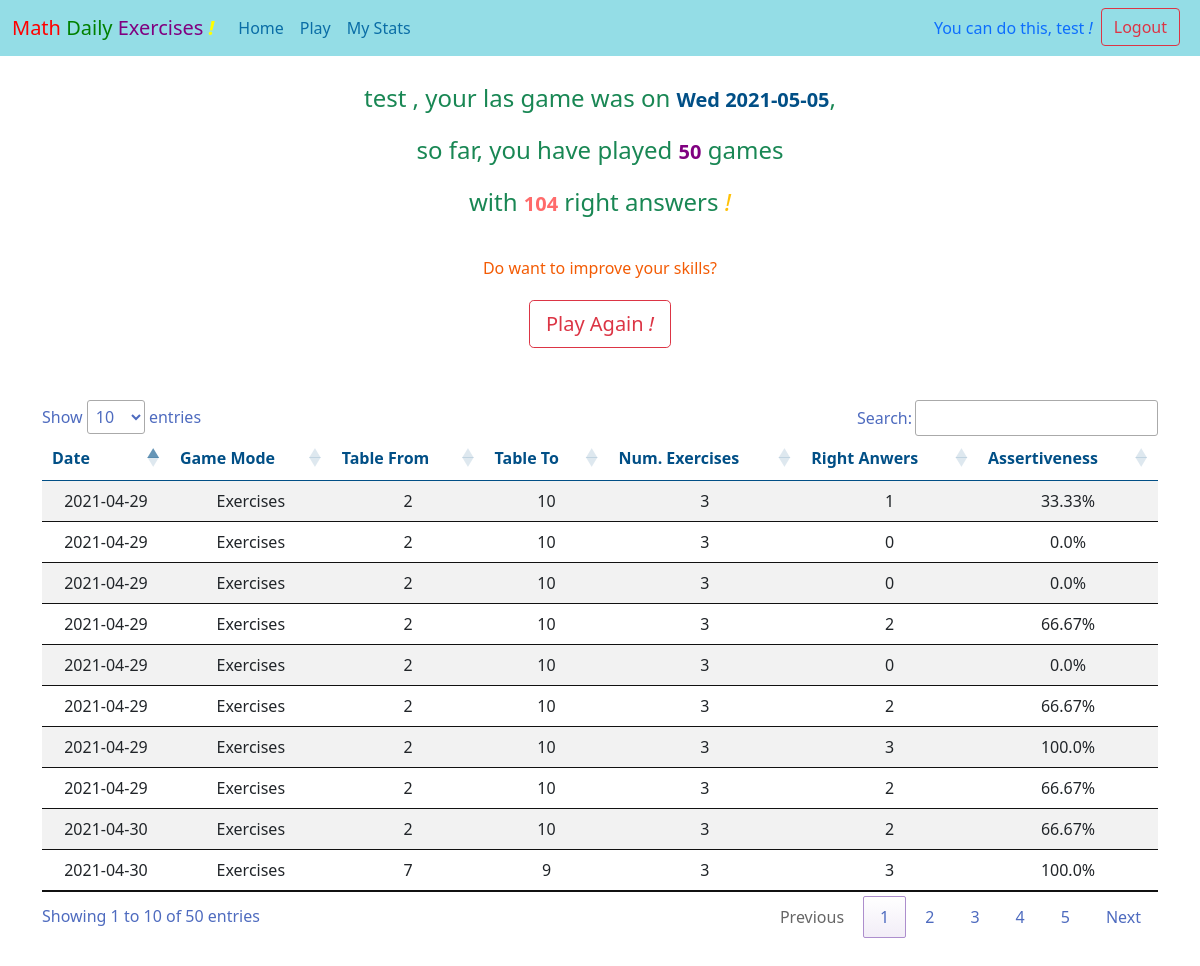
The app's page /stats (signed in) with its own data.
### mde/models.py (models this page shows, shortened)
class User(db.Model, UserMixin):
    id = db.Column(db.Integer, primary_key=True)
    username = db.Column(db.String(length=30), nullable=False, unique=True)
    email_address = db.Column(db.String(length=50),
                              nullable=False, unique=True)
    password_hash = db.Column(db.String(length=60), nullable=False)
    parent_email_address = db.Column(
        db.String(length=50), nullable=True, default=None)
    games_played = db.Column(db.Integer, nullable=True, default=0)
    right_answers = db.Column(db.Integer, nullable=True, default=0)
    last_played = db.Column(db.DateTime, nullable=True,
                            default=datetime.utcnow)
    games = db.relationship('Game', backref='user', lazy=True)
    @property
    def password(self):
        return self.password
    def get_last_played_date(self):
        return self.last_played.strftime('%a %Y-%m-%d')

class Game(db.Model, UserMixin):
    id = db.Column(db.Integer, primary_key=True)
    date = db.Column(db.DateTime, nullable=False, default=datetime.utcnow)
    range_from = db.Column(db.Integer, nullable=False)
    range_to = db.Column(db.Integer, nullable=False)
    amount = db.Column(db.Integer, nullable=False)
    mode = db.Column(db.String(length=10), nullable=False)
    right_answers = db.Column(db.Integer, nullable=False)
    assertiveness = db.Column(db.Float, nullable=False)
    user_id = db.Column(db.Integer, db.ForeignKey('user.id'), nullable=False)
    def get_date(self):
        return self.date.strftime('%Y-%m-%d')

### mde/routes.py (the view)
@app.route('/stats')
@login_required
def stats_page():
    return render_template('stats.html')

### mde/models.py (called while the page is built)
@login_manager.user_loader
def load_user(user_id):
    return User.query.get(int(user_id))

### mde/templates/stats.html (shortened to what this page needs)
{% extends 'base.html' %}
{% block head %}
<link rel="stylesheet" type="text/css" href="{{ url_for('static',filename='styles/styles.css') }}">
{% endblock %}
{% block content %}
    <link rel="stylesheet" href="http://cdn.datatables.net/1.10.2/css/jquery.dataTables.min.css">
    <div class="position-relative overflow-hidden fs-4 p-3 mt-2 text-center  text-success " >
        <p>
            {{ current_user.username }} ,
            your las game was on
            <label class="text fs-5 fw-bolder navy-blue " > {{ current_user.get_last_played_date() }}  </label>,
        </p>
        <p>
            so far, you have played
            <label class="text fs-5 fw-bolder" style="color:purple"> {{ current_user.games_played }}  </label>
            games
        </p>
        <p>
            with
            <label class="text fs-5 fw-bolder salmon" > {{ current_user.right_answers }}  </label>
            right answers
            <em class="text-warning">!</em>
        </p>
    </div>
    <div class="container d-flex flex-column p-1 " >
        <div class="  d-flex justify-content-center ">
            <p class="  text fs-6 light-salmon ">
                Do want to improve your skills?
            </p>
        </div>
        <div class="pt-1 d-flex justify-content-center " >
            <a class=" btn btn-lg btn-outline-danger "  href="{{ url_for('play_page') }}">Play Again <em>!</em> </a>
        </div>
    </div>
    <div class="container pt-5  pb-5">
        <table id="myTable"  class="table table-striped  table-sm   text-center  " >
            <thead class=" navy-blue ">
                <tr>
                    <th scope="col">Date</th>
                    <th scope="col">Game Mode</th>
                    <th scope="col">Table From</th>
                    <th scope="col">Table To</th>
                    <th scope="col">Num. Exercises</th>
                    <th scope="col">Right Anwers</th>
                    <th scope="col">Assertiveness</th>
                </tr>
            </thead>
            <tbody  >
                {% for game in current_user.games %}
                    <tr>
                        <td>
                            {{ game.get_date() }}
                        </td>
                        <td>
                          {{ game.mode }}
                      </td>
                        <td >
                            {{ game.range_from }}
                        </td>
                        <td >
                            {{ game.range_to }}
                        </td>
                        <td >
                            {{ game.amount }}
                        </td>
                        <td >
                            {{ game.right_answers }}
                        </td>
                        <td >
                            {{ game.assertiveness }}%
                        </td>
                    </tr>
                {% endfor%}
            </tbody>
        </table>
    </div>
{% endblock %}

### mde/templates/base.html (shortened to what this page needs)
<!DOCTYPE html>
<html lang="en">
    <head>
        <link href="https://cdn.jsdelivr.net/npm/bootstrap@5.0.0-beta3/dist/css/bootstrap.min.css" rel="stylesheet">
        <link rel="stylesheet" href="https://cdn.jsdelivr.net/npm/bootstrap-icons@1.4.1/font/bootstrap-icons.css">
        {% block head %}
        {% endblock %}
    </head>
    <body>
        <nav class="navbar navbar-expand-lg"  style="background-color: #94dde6;">
            <div class="container-fluid">
                <a class="navbar-brand" href="#">
                    <label type="text" style="color:red"> Math</label>
                    <label type="text" style="color:green"> Daily</label>
                    <label type="text" style="color:purple"> Exercises</label>
                    <label type="text" style="color: yellow"> <strong> <em>!</em> </strong> </label>
                </a>
                <div class="collapse navbar-collapse" id="navbarSupportedContent">
                <ul class="navbar-nav me-auto mb-2 mb-lg-0">
                    <li class="nav-item">
                    <a class="nav-link active" aria-current="page" style="color:#0a6da6" href="{{ url_for('home_page') }}">Home</a>
                    </li>
                    <li class="nav-item">
                    <a class="nav-link" style="color:#0a6da6" href="{{ url_for('play_page') }}">Play</a>
                    </li>
                    <li class="nav-item">
                    <a class="nav-link" style="color:#0a6da6" href="{{ url_for('stats_page') }}">My Stats</a>
                    </li>
                </ul>
                {% if current_user.is_authenticated %}
                    <ul class="navbar-nav mb-lg-0">
                        <li class="nav-item">
                            <a class="nav-link"> You can do this, {{ current_user.username }}  <em>!</em> </a>
                        </li>
                        <li class="nav-item">
                            <a class="btn btn-outline-danger me-2"  aria-current="page" href="{{ url_for('logout_page') }}">Logout</a>
                        </li>
                    </ul>
                {% endif %}
                </div>
            </div>
        </nav>
        {% block content %}
        {% endblock %}
    </body>
</html>

### mde/static/styles/styles.css (style rules this page uses)
table.dataTable { width: 100%; margin: 0 auto; clear: both; border-collapse: separate; border-spacing: 0; }
table.dataTable thead th, table.dataTable tfoot th { font-weight: bold; }
table.dataTable thead th, table.dataTable thead td { padding: 10px 18px; border-bottom: 1px solid #111111; }
table.dataTable thead .sorting, table.dataTable thead .sorting_asc, table.dataTable thead .sorting_desc, table.dataTable thead .sorting_asc_disabled, table.dataTable thead .sorting_desc_disabled { cursor: pointer; *cursor: hand; background-repeat: no-repeat; background-position: center right; }
table.dataTable thead .sorting { background-image: url("../images/sort_both.png"); }
table.dataTable thead .sorting_asc { background-image: url("../images/sort_asc.png") !important; }
table.dataTable tbody tr { background-color: #ffffff; }
table.dataTable tbody th, table.dataTable tbody td { padding: 8px 10px; }
table.dataTable.no-footer { border-bottom: 1px solid #111111; }
table.dataTable, table.dataTable th, table.dataTable td { box-sizing: content-box; }

### mde/templates/stats.html (style rules this page uses)
table.dataTable { width: 100%; margin: 0 auto; clear: both; border-collapse: separate; border-spacing: 0; }
table.dataTable thead th, table.dataTable tfoot th { font-weight: bold; }
table.dataTable thead th, table.dataTable thead td { padding: 10px 18px; border-bottom: 1px solid #111111; }
table.dataTable thead .sorting, table.dataTable thead .sorting_asc, table.dataTable thead .sorting_desc, table.dataTable thead .sorting_asc_disabled, table.dataTable thead .sorting_desc_disabled { cursor: pointer; *cursor: hand; background-repeat: no-repeat; background-position: center right; }
table.dataTable thead .sorting { background-image: url("../images/sort_both.png"); }
table.dataTable thead .sorting_asc { background-image: url("../images/sort_asc.png") !important; }
table.dataTable tbody tr { background-color: #ffffff; }
table.dataTable tbody th, table.dataTable tbody td { padding: 8px 10px; }
table.dataTable.no-footer { border-bottom: 1px solid #111111; }
table.dataTable, table.dataTable th, table.dataTable td { box-sizing: content-box; }

### mde/templates/base.html (style rules this page uses)
.navy-blue { color: #014f86; }
.salmon { color: #ff6b6b; }
.light-salmon { color: #f35b04; }

### records on screen
User: username "test", get_last_played_date "Wed 2021-05-05", games_played "50", right_answers "104"
Game: get_date "2021-04-29", mode "Exercises", range_from "2", range_to "10", amount "3", right_answers "1", assertiveness "33.33"
Game: get_date "2021-04-29", mode "Exercises", range_from "2", range_to "10", amount "3", right_answers "0", assertiveness "0.0"
Game: get_date "2021-04-29", mode "Exercises", range_from "2", range_to "10", amount "3", right_answers "0", assertiveness "0.0"
Game: get_date "2021-04-29", mode "Exercises", range_from "2", range_to "10", amount "3", right_answers "2", assertiveness "66.67"
Game: get_date "2021-04-29", mode "Exercises", range_from "2", range_to "10", amount "3", right_answers "0", assertiveness "0.0"
Game: get_date "2021-04-29", mode "Exercises", range_from "2", range_to "10", amount "3", right_answers "2", assertiveness "66.67"
Game: get_date "2021-04-29", mode "Exercises", range_from "2", range_to "10", amount "3", right_answers "3", assertiveness "100.0"
Game: get_date "2021-04-29", mode "Exercises", range_from "2", range_to "10", amount "3", right_answers "2", assertiveness "66.67"
Game: get_date "2021-04-30", mode "Exercises", range_from "2", range_to "10", amount "3", right_answers "2", assertiveness "66.67"
Game: get_date "2021-04-30", mode "Exercises", range_from "7", range_to "9", amount "3", right_answers "3", assertiveness "100.0"
